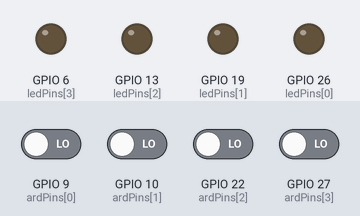
Recording of a program running on a simulated Raspberry Pi (BCM pin numbers). Shown: output pins drawn as LEDs (lit = HIGH). The test bench sets the inputs (shaded band); at power-on: GPIO 9 (ardPins[0]), GPIO 10 (ardPins[1]), GPIO 22 (ardPins[2]), GPIO 27 (ardPins[3]) LOW.

Above: at 1.2 s.
1.3 s: GPIO 9 (ardPins[0]) driven HIGH
At 1.6 s:
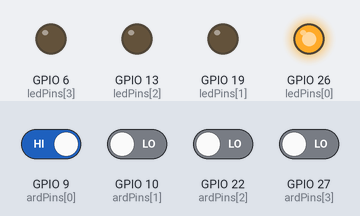
2.8 s: GPIO 10 (ardPins[1]) driven HIGH
At 3.9 s:
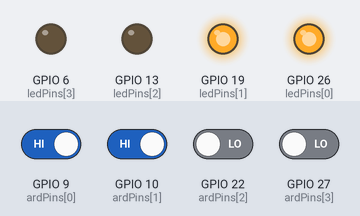
4.3 s: GPIO 22 (ardPins[2]) driven HIGH
At 5.0 s:
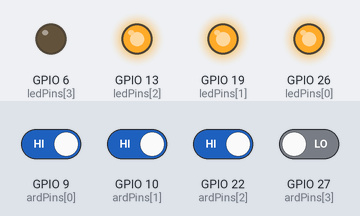
5.8 s: GPIO 27 (ardPins[3]) driven HIGH
At 6.2 s:
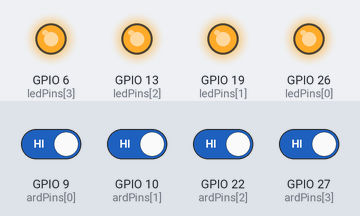
7.3 s: GPIO 9 (ardPins[0]) driven LOW
At 8.5 s:
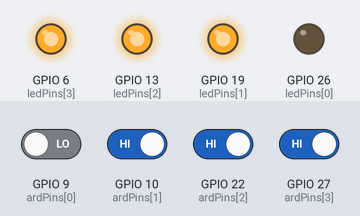
8.8 s: GPIO 10 (ardPins[1]) driven LOW
At 9.7 s:
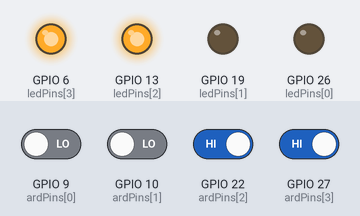
Timing chart, 0 to 11.3 s (numbered marks = the images above; inputs shaded):
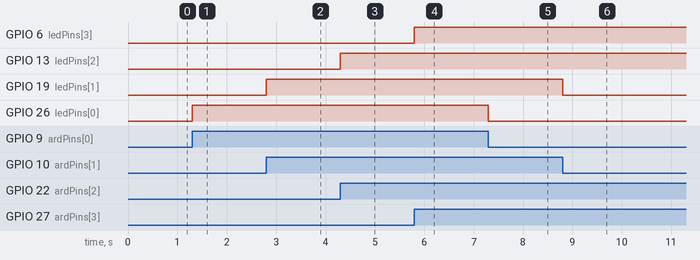

Measured:
- after the input at 1.3 s, GPIO 26 (ledPins[0]): LOW → HIGH at once
- after the input at 2.8 s, GPIO 19 (ledPins[1]): LOW → HIGH at once
- after the input at 4.3 s, GPIO 13 (ledPins[2]): LOW → HIGH at once
- after the input at 5.8 s, GPIO 6 (ledPins[3]): LOW → HIGH at once
- after the input at 7.3 s, GPIO 26 (ledPins[0]): HIGH → LOW at once
- after the input at 8.8 s, GPIO 19 (ledPins[1]): HIGH → LOW at once

The program:

opdracht9.py
```python
import RPi.GPIO as GPIO

# definieer pinnen
ardPins = [9, 10, 22, 27]
ledPins = [26, 19, 13, 6]

# pinmode
GPIO.setmode(GPIO.BCM)
# zet arduino pinnen als input
for i in ardPins:
    GPIO.setup(i, GPIO.IN)
# zet ledjes als output
for i in ledPins:
    GPIO.setup(i, GPIO.OUT)

while True:
    # als arduino pin aan is, zet led ook aan
    for i in range(len(ardPins)):
        if GPIO.input(ardPins[i]) == GPIO.HIGH:
            GPIO.output(ledPins[i], GPIO.HIGH)
        else:
            GPIO.output(ledPins[i], GPIO.LOW)
```
